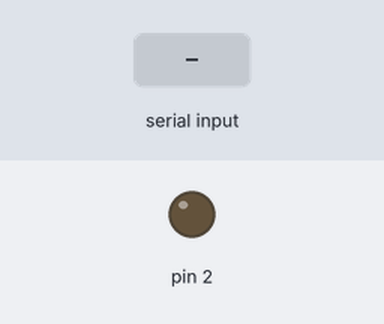
The sketch below on a simulated Arduino Uno, built with avr-gcc and run on an emulated ATmega328P. Shown: output pins drawn as LEDs (lit = HIGH). The inputs (shaded band) are chosen by the test bench.

Above: at 1.2 s.
1.3 s: "1\n" received over Serial
At 2.2 s:
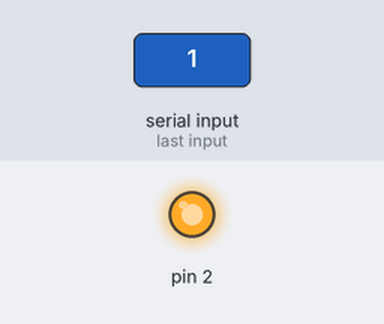
2.8 s: "2\n" received over Serial
At 3.3 s:
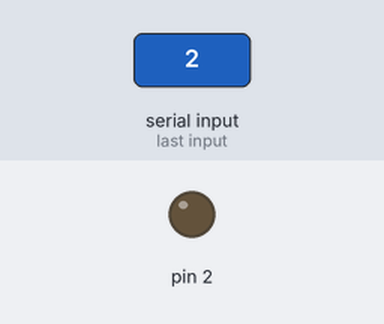
Timing chart, 0 to 5.8 s (numbered marks = the images above; inputs shaded):
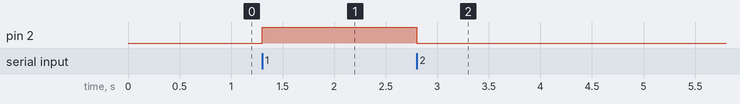

Measured:
- after the input at 1.3 s, pin 2: LOW → HIGH at once
- after the input at 2.8 s, pin 2: HIGH → LOW at once

The sketch:

producer_meter.ino
```cpp
/*  @file       producer_meter.ino

*/

/*
*   A 5V relays NC terminals are connected between the Producer's PV Emulator and the Battery Bank.
*   Under Normal Operation, the excess energy generated is stored in the batteries and
*   a DC meter in between records the enrgy transfer.
*
*   This Relay recieves commands from the Producer's Network Server Backend i.e. Producer.js
*   through serial port.
*
*   Upon recieving a value '1' from the server, this relay changes its state
*   and the battery stops charging. Original condition is restored upon recieving a value '2'.
*
*   We have set the default value to be Low, i.e. the PV emulator output charges the battery at
*   the start.
*/

int value = 2;

void setup()
{
  Serial.begin(9600);
  pinMode(PD2,OUTPUT);
  digitalWrite(PD2,LOW); // Default Condition
}

void loop()
{
  value = Serial.parseInt();  // Read the serial data

  if(value == 1)
  {
    // Toggle connection to stop charging the batteries
    digitalWrite(PD2,HIGH);
  }

  if(value == 2)
  {
    // Go back to default state
    digitalWrite(PD2,LOW);
  }
}
```
